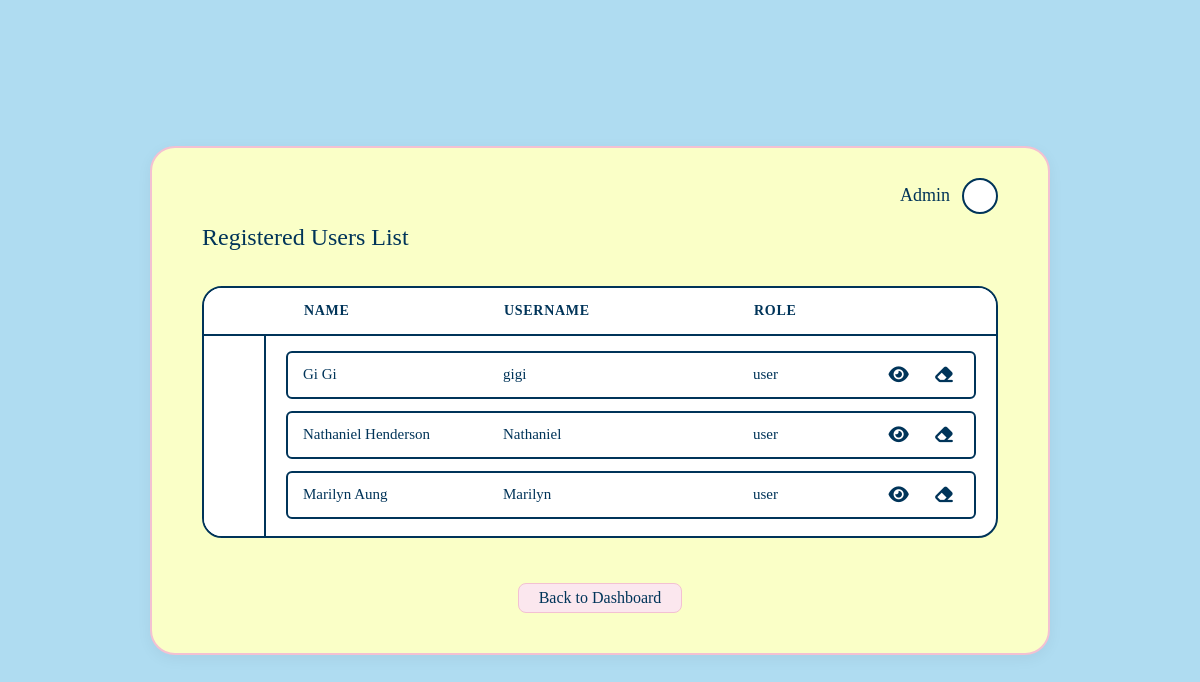
Screenshot of /userlist.php (signed in) with the database file from the repository.
### tables this page shows
CREATE TABLE `users` (
  `user_id` int(11) UNSIGNED NOT NULL,
  `firstname` varchar(50) NOT NULL,
  `lastname` varchar(59) NOT NULL,
  `username` varchar(50) NOT NULL,
  `password` varchar(255) NOT NULL,
  `role` varchar(20) NOT NULL
);

### userlist.php (the view, shortened to what this page needs)
<?php
$host     = 'localhost';
$db_name  = 'pet_database';
$db_user  = 'root';
$db_pass  = '';
$charset  = 'utf8mb4';
$dsn = "mysql:host=$host;dbname=$db_name;charset=$charset";
$options = [
    PDO::ATTR_ERRMODE            => PDO::ERRMODE_EXCEPTION,
    PDO::ATTR_DEFAULT_FETCH_MODE => PDO::FETCH_ASSOC,
    PDO::ATTR_EMULATE_PREPARES   => false,
];
try {
    $pdo = new PDO($dsn, $db_user, $db_pass, $options);
} catch (\PDOException $e) {
    die("Database connection failed: " . $e->getMessage());
}
try {
    $stmt = $pdo->query('SELECT user_id, username, firstname, lastname, role FROM users WHERE role != "admin"');
    $registered_users = $stmt->fetchAll();
} catch (\PDOException $e) {
    die("Query failed: " . $e->getMessage());
}
?>
<!DOCTYPE html>
<html lang="en">
<head>
    <link rel="stylesheet" href="https://cdnjs.cloudflare.com/ajax/libs/font-awesome/6.5.1/css/all.min.css">
    <link rel="stylesheet" href="userstyles.css">
</head>
<body>
    <div class="dashboard-screen-wrapper">
        <div class="dashboard-box">
            <header class="dashboard-header">
                <a href="admin_dashboard.php" class="admin-profile-badge" title="Logged in as <?php echo htmlspecialchars($_SESSION['username']); ?>">
                    <span>Admin</span>
                    <div class="admin-avatar-circle"></div>
                </a>
            </header>
            <main>
                <h1 class="dashboard-title">Registered Users List</h1>
                <div class="table-card">
                    <div class="table-card-header">
                        <div class="col-name">NAME</div>
                        <div class="col-email">USERNAME</div>
                        <div class="col-phone">ROLE</div>
                    </div>
                    <div class="table-card-body-wrapper">
                        <div class="table-sidebar-accent"></div>
                        <div class="table-rows-container">
                            <?php if (!empty($registered_users)): ?>
                                <?php foreach ($registered_users as $user): ?>
                                    <div class="table-data-row">
                                        <div class="cell-data col-name">
                                            <?php echo htmlspecialchars(($user['firstname'] ?? '') . ' ' . ($user['lastname'] ?? '')); ?>
                                        </div>
                                        <div class="cell-data col-email">
                                            <?php echo htmlspecialchars($user['username']); ?>
                                        </div>
                                        <div class="cell-data col-phone">
                                            <?php echo htmlspecialchars($user['role'] ?? 'User'); ?>
                                        </div>
                                        <div class="cell-actions">
                                            <button class="action-btn view-btn" title="View Details"><i class="fa-solid fa-eye"></i></button>
                                            <button class="action-btn delete-btn" title="Delete User"><i class="fa-solid fa-eraser"></i></button>
                                        </div>
                                    </div>
                                <?php endforeach; ?>
                            <?php else: ?>
                                <div class="no-data-msg">No registered users found.</div>
                            <?php endif; ?>
                        </div>
                    </div>
                </div>
                <div class="action-footer">
                    <a href="admin_dashboard.php" class="btn-back">Back to Dashboard</a>
                </div>
            </main>
        </div>
    </div>
</body>
</html>

### userstyles.css (style rules this page uses)
body { background: #afdcf1; font-family: "Georgia", serif; color: #003459; margin: 0; padding: 0; min-height: 100vh; display: flex; flex-direction: column; }
.dashboard-screen-wrapper { display: flex; justify-content: center; align-items: center; min-height: 100vh; box-sizing: border-box; padding: 20px; }
.dashboard-box { background-color: #faffc7; border: 2px solid #f3c1d2; border-radius: 25px; width: 100%; max-width: 900px; padding: 30px 50px 40px 50px; box-shadow: 0 4px 15px rgba(0,0,0,0.05); box-sizing: border-box; }
.dashboard-header { display: flex; justify-content: flex-end; align-items: center; margin-bottom: 10px; }
.admin-profile-badge { display: flex; align-items: center; gap: 12px; text-decoration: none; color: #003459; }
.admin-profile-badge span { font-family: "Georgia", serif; font-size: 18px; font-weight: normal; }
.admin-avatar-circle { width: 32px; height: 32px; background-color: #ffffff; border: 2px solid #003459; border-radius: 50%; transition: background-color 0.2s ease; }
.dashboard-title { font-family: "Georgia", serif; font-size: 24px; font-weight: normal; margin-top: 10px; margin-bottom: 35px; color: #003459; }
.table-card { background-color: #ffffff; border: 2px solid #003459; border-radius: 20px; overflow: hidden; margin-bottom: 35px; display: flex; flex-direction: column; }
.table-card-header { display: flex; align-items: center; border-bottom: 2px solid #003459; padding: 15px 20px; background-color: #ffffff; font-weight: bold; font-size: 14px; letter-spacing: 0.05em; }
.table-card-body-wrapper { display: flex; min-height: 200px; }
.table-sidebar-accent { width: 60px; border-right: 2px solid #003459; background-color: #ffffff; flex-shrink: 0; }
.table-rows-container { flex-grow: 1; padding: 15px 20px; display: flex; flex-direction: column; gap: 12px; }
.table-data-row { display: flex; align-items: center; border: 2px solid #003459; border-radius: 6px; padding: 8px 15px; background-color: #ffffff; width: 100%; box-sizing: border-box; }
.col-name { width: 200px; flex-shrink: 0; }
.col-email { width: 250px; flex-shrink: 0; }
.col-phone { width: 15%; flex-shrink: 0; }
.cell-data { font-size: 15px; color: #003459; white-space: nowrap; overflow: hidden; text-overflow: ellipsis; padding-right: 15px; box-sizing: border-box; }
.cell-actions { width: 100px; display: flex; gap: 15px; justify-content: flex-end; margin-left: auto; flex-shrink: 0; align-items: center; }
.action-btn { background: none; border: none; cursor: pointer; padding: 5px; display: flex; align-items: center; justify-content: center; transition: transform 0.1s ease; }
.action-btn i { font-size: 18px; color: #003459; }
.logout-container, .action-footer { padding-top: 10px; display: flex; justify-content: center; align-items: center; width: 100%; }
.btn-logout, .btn-back { background-color: #fbe7ee; padding: 5px 20px; border: 1px solid #f3c1d2; border-radius: 8px; transition: all 0.2s ease; text-decoration: none; color: #003459; display: inline-block; font-family: "Georgia", serif; font-size: 16px; }

### rows the page displays
users: firstname+lastname "Gi Gi", username "gigi", role "user"
users: firstname+lastname "Nathaniel Henderson", username "Nathaniel", role "user"
users: firstname+lastname "Marilyn Aung", username "Marilyn", role "user"
